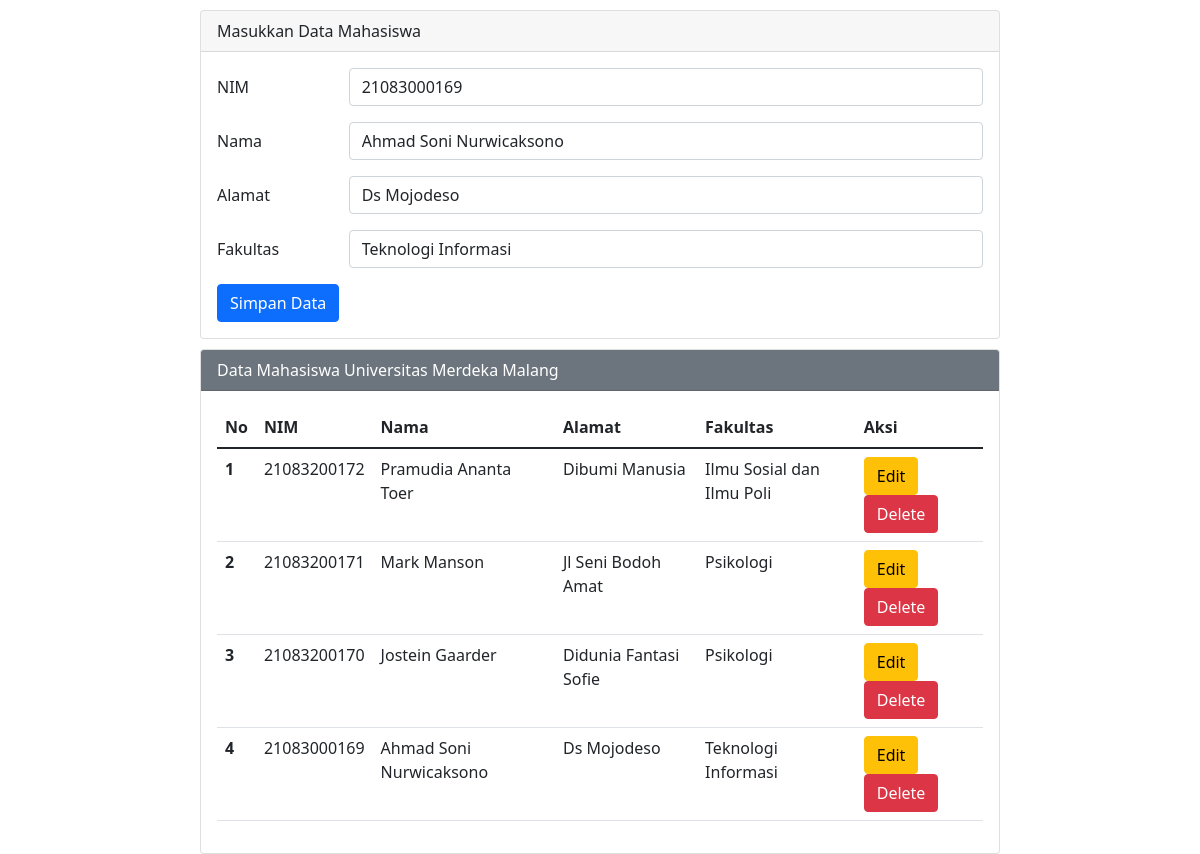
The page /index.php?op=edit&id=1 on the database its author committed.
### tables this page shows
CREATE TABLE `mahasiswa` (
  `id` int(11) NOT NULL,
  `nim` varchar(25) NOT NULL,
  `nama` varchar(25) NOT NULL,
  `alamat` varchar(25) NOT NULL,
  `fakultas` varchar(25) NOT NULL
);

### index.php (the view, shortened to what this page needs)
<?php
$host       = "localhost";
$user       = "root";
$pass       = "";
$db         = "akademik";
$koneksi    = mysqli_connect($host, $user, $pass, $db);
$nim        = "";
$nama       = "";
$alamat     = "";
$fakultas   = "";
if (isset($_GET['op'])) {
    $op = $_GET['op'];
} else {
    $op = "";
}
if ($op == 'edit') {
    $id         = $_GET['id'];
    $sql1       = "select * from mahasiswa where id = '$id'";
    $q1         = mysqli_query($koneksi, $sql1);
    $r1         = mysqli_fetch_array($q1);
    $nim        = $r1['nim'];
    $nama       = $r1['nama'];
    $alamat     = $r1['alamat'];
    $fakultas   = $r1['fakultas'];
}
?>
<!DOCTYPE html>
<html lang="en">
<head>
    <link href="https://cdn.jsdelivr.net/npm/bootstrap@5.1.3/dist/css/bootstrap.min.css" rel="stylesheet">
</head>
<body>
    <div class="mx-auto">
        <div class="card">
            <div class="card-header">
                Masukkan Data Mahasiswa
            </div>
            <div class="card-body">
                <form action="" method="POST">
                    <div class="mb-3 row">
                        <label for="nim" class="col-sm-2 col-form-label">NIM</label>
                        <div class="col-sm-10">
                            <input type="text" class="form-control" id="nim" name="nim" value="<?php echo $nim ?>">
                        </div>
                    </div>
                    <div class="mb-3 row">
                        <label for="nama" class="col-sm-2 col-form-label">Nama</label>
                        <div class="col-sm-10">
                            <input type="text" class="form-control" id="nama" name="nama" value="<?php echo $nama ?>">
                        </div>
                    </div>
                    <div class="mb-3 row">
                        <label for="alamat" class="col-sm-2 col-form-label">Alamat</label>
                        <div class="col-sm-10">
                            <input type="text" class="form-control" id="alamat" name="alamat" value="<?php echo $alamat ?>">
                        </div>
                    </div>
                    <div class="mb-3 row">
                        <label for="fakultas" class="col-sm-2 col-form-label">Fakultas</label>
                        <div class="col-sm-10">
                            <select class="form-control" name="fakultas" id="fakultas">
                                <option value="Teknologi Informasi" <?php if ($fakultas == "Teknologi Informasi") echo "selected" ?>>Teknologi Informasi</option>
                            </select>
                        </div>
                    </div>
                    <div class="col-12">
                        <input type="submit" name="simpan" value="Simpan Data" class="btn btn-primary" />
                    </div>
                </form>
            </div>
        </div>
        <div class="card">
            <div class="card-header text-white bg-secondary">
                Data Mahasiswa Universitas Merdeka Malang
            </div>
            <div class="card-body">
                <table class="table">
                    <thead>
                        <tr>
                            <th scope="col">No</th>
                            <th scope="col">NIM</th>
                            <th scope="col">Nama</th>
                            <th scope="col">Alamat</th>
                            <th scope="col">Fakultas</th>
                            <th scope="col">Aksi</th>
                        </tr>
                    </thead>
                    <tbody>
                        <?php
                        $sql2   = "select * from mahasiswa order by id desc";
                        $q2     = mysqli_query($koneksi, $sql2);
                        $urut   = 1;
                        while ($r2 = mysqli_fetch_array($q2)) {
                            $id         = $r2['id'];
                            $nim        = $r2['nim'];
                            $nama       = $r2['nama'];
                            $alamat     = $r2['alamat'];
                            $fakultas   = $r2['fakultas'];
                        ?>
                            <tr>
                                <th scope="row"><?php echo $urut++ ?></th>
                                <td scope="row"><?php echo $nim ?></td>
                                <td scope="row"><?php echo $nama ?></td>
                                <td scope="row"><?php echo $alamat ?></td>
                                <td scope="row"><?php echo $fakultas ?></td>
                                <td scope="row">
                                    <a href="index.php?op=edit&id=<?php echo $id ?>"><button type="button" class="btn btn-warning">Edit</button></a>
                                    <a href="index.php?op=delete&id=<?php echo $id?>" onclick="return confirm('Yakin mau delete data?')"><button type="button" class="btn btn-danger">Delete</button></a>
                                </td>
                            </tr>
                        <?php
                        }
                        ?>
                    </tbody>
                </table>
            </div>
        </div>
    </div>
</body>
</html>

### index.php (style rules this page uses)
.mx-auto { width: 800px }
.card { margin-top: 10px; }

### rows shown on the page
mahasiswa: nim "21083000169", nama "Ahmad Soni Nurwicaksono", alamat "Ds Mojodeso", fakultas "Teknologi Informasi"
mahasiswa: nim "21083200172", nama "Pramudia Ananta Toer", alamat "Dibumi Manusia", fakultas "Ilmu Sosial dan Ilmu Poli"
mahasiswa: nim "21083200171", nama "Mark Manson", alamat "Jl Seni Bodoh Amat", fakultas "Psikologi"
mahasiswa: nim "21083200170", nama "Jostein Gaarder", alamat "Didunia Fantasi Sofie", fakultas "Psikologi"
